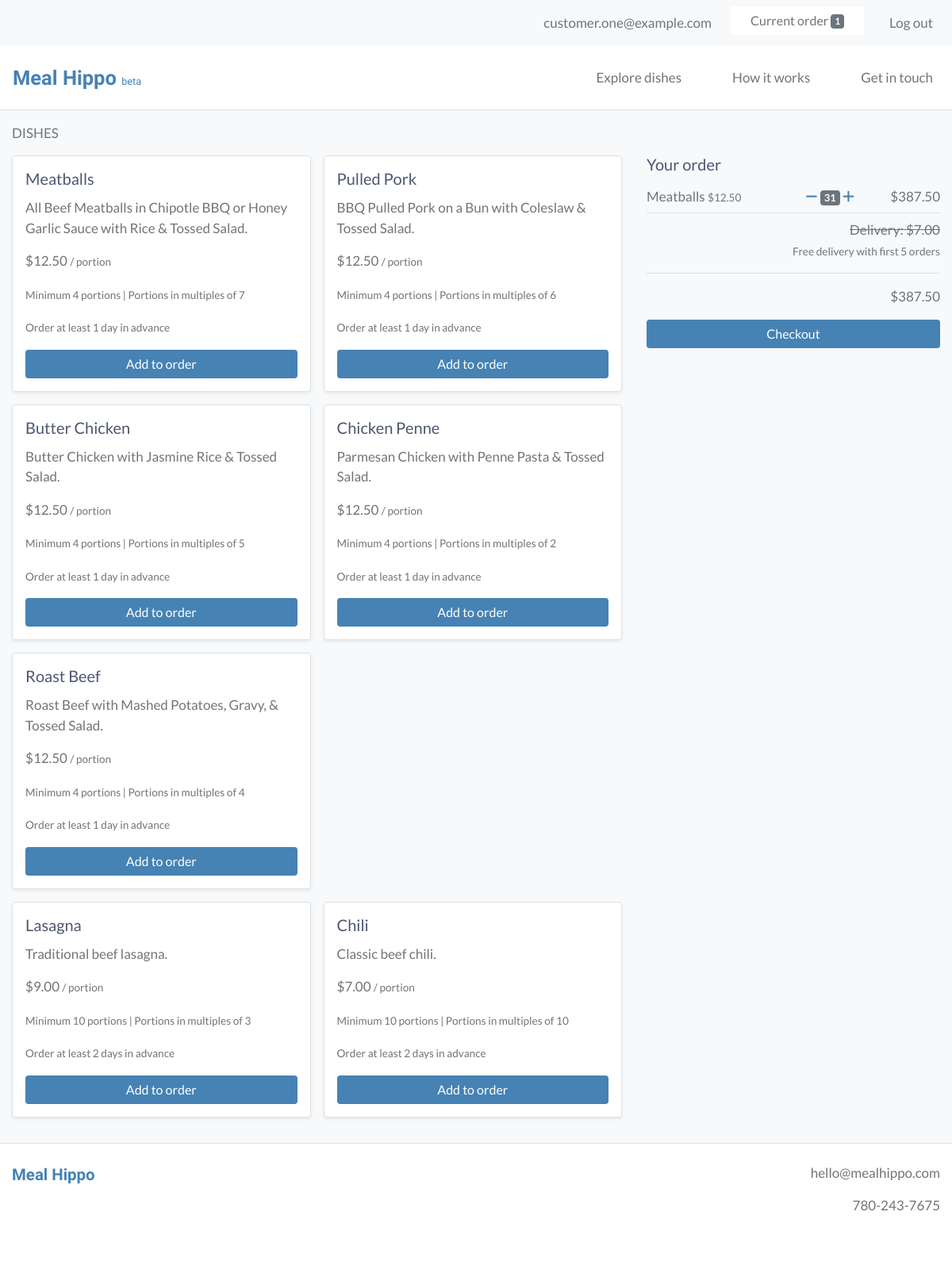
Page /order/items (signed in) on the earlier database version.
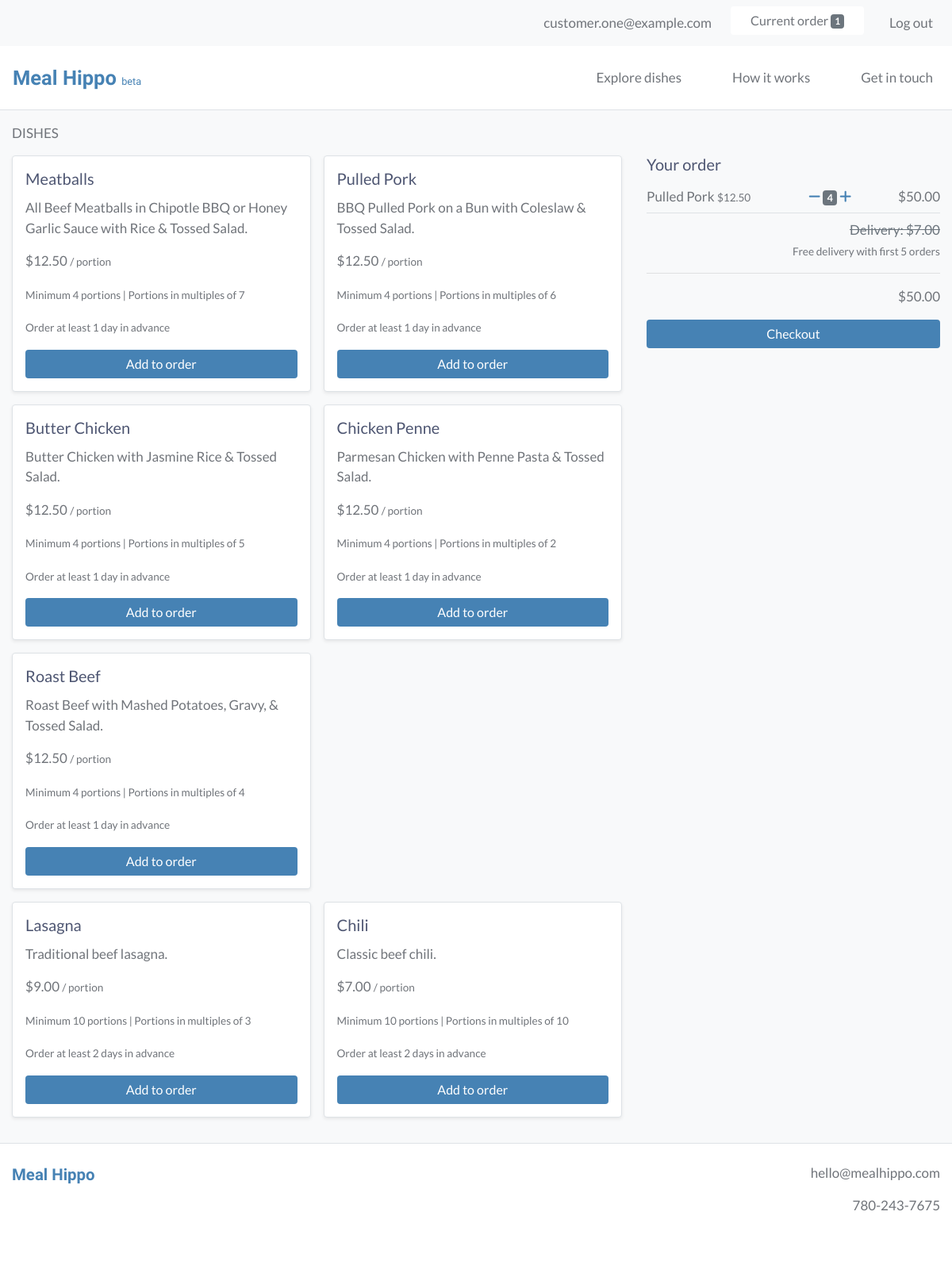
Same page on the later database version.
### users/models.py (models this page shows, shortened)
class CustomUser(AbstractBaseUser):
    email = models.EmailField(unique=True)
    is_active = models.BooleanField(default=True)
    is_admin = models.BooleanField(default=False)
    objects = CustomUserManager()
    USERNAME_FIELD = 'email'
    REQUIRED_FIELDS = []

### webplatform/models.py (models this page shows, shortened)
class Order(models.Model):
    user = models.ForeignKey(settings.AUTH_USER_MODEL, on_delete=models.CASCADE)
    items = models.ManyToManyField(OrderItem)
    delivery_date = models.DateField(null=True)
    delivery_time = models.TimeField(null=True)
    is_completed = models.BooleanField(default=False)
    payment = models.ForeignKey(Payment, on_delete=models.SET_NULL, blank=True, null=True)
    created_at = models.DateTimeField(auto_now_add=True)
    modified_at = models.DateTimeField(auto_now=True)
    def get_total_order_price(self):
        total_order_price = 0
        for item in self.items.all():
            total_order_price += item.get_total_item_price()
        return total_order_price

class Item(models.Model):
    supplier = models.ForeignKey(Supplier, on_delete=models.CASCADE)
    name = models.CharField(max_length=100)
    description = models.TextField()
    price = models.FloatField()
    minimum_portions = models.IntegerField(blank=True, null=True)
    portion_increment = models.IntegerField(blank=True, null=True)
    minimum_lead_time = models.IntegerField(blank=True, null=True)
    is_active = models.BooleanField()
    created_at = models.DateTimeField(auto_now_add=True)
    modified_at = models.DateTimeField(auto_now=True)
    def get_add_to_order_url(self):
        return reverse("webplatform:add_to_order", kwargs={'pk': self.pk})
    def get_remove_from_order_url(self):
        return reverse("webplatform:remove_from_order", kwargs={'pk': self.pk})

class OrderItem(models.Model):
    user = models.ForeignKey(settings.AUTH_USER_MODEL, on_delete=models.CASCADE)
    item = models.ForeignKey(Item, on_delete=models.CASCADE)
    quantity = models.IntegerField(default=1)
    is_completed = models.BooleanField(default=False)
    def get_total_item_price(self):
        return self.quantity * self.item.price

### webplatform/views.py (the view)
# urls.py: path('order/items', views.OrderItemsView.as_view(), name='order_items_view'),
class OrderItemsView(ListView):
    model = models.Supplier
    template_name = 'webplatform/order_items_view.html'
    context_object_name = 'active_suppliers'
    def get_queryset(self):
        return models.Supplier.objects.filter(is_active=True)
    def get_context_data(self, **kwargs):
        context = super().get_context_data(**kwargs)
        if self.request.user.is_authenticated:
            order_qs = models.Order.objects.filter(user=self.request.user, is_completed=False)
            if order_qs.exists():
                order = order_qs[0]
                context['order'] = order
                order_items = order.items.all()
                context['order_items'] = order_items
        return context

### webplatform/templatetags/cart_templatetags.py (called while the page is built)
@register.filter
def cart_item_count(user):
    if user.is_authenticated:
        queryset = models.Order.objects.filter(user=user, is_completed=False)
        if queryset.exists():
            return queryset[0].items.count()
    return 0

### webplatform/templates/webplatform/order_items_view.html (shortened to what this page needs)
{% extends 'base.html' %}
{% load static %}
{% load humanize %}
{% block content %}
<div class="container-fluid bg-light py-3">
  <div class="row">
    {% if order_items %}
      <div class="col-8 pr-0">
    {% else %}
      <div class="col pr-0">
    {% endif %}
      <div class="container-fluid p-0">
        <p >DISHES</p>
        {% for active_supplier in active_suppliers %}
          <div class="row m-0 p-0">
              {% for item in active_supplier.item_set.all %}
                <div class="col-lg-6 col-12 mb-3 m-0 p-0">
                  <div class="card mr-3 p-3 border rounded shadow-sm">
                    <h5 class="card-title">{{ item.name }}</h5>
                    <p class="card-text">{{ item.description }}</p>
                    <p class="card-text">${{ item.price|floatformat:2|intcomma }} <small>/ portion</small></p>
                    <p class="card-text"><small>
                      Minimum {{ item.minimum_portions }} {% if item.minimum_portions > 1 %}portions{% else %}portion{% endif %}
                      {% if item.portion_increment > 1 %} | Portions in multiples of {{ item.portion_increment }}{% endif %}
                    </small></p>
                    <p class="card-text"><small>Order at least {{ item.minimum_lead_time }} {% if item.minimum_lead_time > 1 %}days{% else %}day{% endif %} in advance</small></p>
                    {% if user.is_authenticated %}
                      <a href="{{ item.get_add_to_order_url }}" class="btn btn-primary btn-block">Add to order</a>
                    {% else %}
                      <a href="{% url 'login' %}?next={% url 'webplatform:order_items_view' %}" class="btn btn-primary btn-block">Add to order</a>
                    {% endif %}
                  </div>
                </div>
              {% endfor %}
          </div>
        {% endfor %}
      </div>
    </div>
    {% if order_items %}
      <div class="col-4 mt-4 pt-3">
        <div class="sticky-top">
          <h5>
            Your order
          </h5>
          <div class="container">
            {% for order_item in order_items %}
              <div class="row py-2">
                <div class="col-xl-6 text-xl-left px-0">
                  {{ order_item.item.name }} <small class="mr-3">${{ order_item.item.price|floatformat:2|intcomma }}</small>
                </div>
                <div class="col-xl-3 text-xl-center px-0">
                  <a href="{{ order_item.item.get_remove_from_order_url }}"><i class="fas fa-minus"></i></a>
                  <span class="badge badge-secondary">{{ order_item.quantity }}</span>
                  <a href="{{ order_item.item.get_add_to_order_url }}"><i class="fas fa-plus"></i></a>
                </div>
                <div class="col-xl-3 text-xl-right px-0">
                  ${{ order_item.get_total_item_price|floatformat:2|intcomma }}
                </div>
              </div>
            {% endfor %}
          </div>
          <div class="container">
            <div class="row border-top py-2 mb-2">
              <div class="col text-xl-right px-0">
                <s class="text-secondary">Delivery: $7.00</s>
                <p><small>Free delivery with first 5 orders</small></p>
                <hr>
                ${{ order.get_total_order_price|floatformat:2|intcomma }}
              </div>
            </div>
          </div>
          <a href="{% url 'webplatform:order_timing_view' %}" class="btn btn-primary btn-block">Checkout</a>
        </div>
      </div>
    {% endif %}
  </div>
</div>
{% endblock %}

### templates/base.html (shortened to what this page needs)
{% load static %}
{% load cart_templatetags %}
<!DOCTYPE html>
<html lang="en" dir="ltr">
  <head>
    <link rel="stylesheet" href="https://stackpath.bootstrapcdn.com/bootstrap/4.4.1/css/bootstrap.min.css">
    <link rel="stylesheet" type="text/css" href="{% static 'style.css' %}">
  </head>
  <body>
    {% if user.is_authenticated %}
      <nav class="navbar navbar-expand-md navbar-light bg-light">
          <ul class="navbar-nav ml-md-auto mx-md-0 mx-auto text-md-left text-center">
            <li class="nav-item ml-4">
              <span class="navbar-text">
                {{ request.user.email }}
              </span>
            </li>
            <li class="nav-item ml-4">
              <a href="{% url 'webplatform:order_items_view' %}">
                <button type="button" class="btn btn-light bg-white">
                  Current order <span class="badge badge-secondary">{{ request.user|cart_item_count }}</span>
                </button>
              </a>
            </li>
            <li class="nav-item ml-4">
              <a class="nav-link" href="{% url 'logout' %}">Log out</a>
            </li>
          </ul>
      </nav>
    {% endif %}
    <nav class="navbar navbar-expand-md navbar-light py-3 border-bottom">
      <a class="navbar-brand" href="{% url 'webplatform:home_view' %}">Meal&nbsp;Hippo <small style="font-size: 0.5em;">beta</small></a>
      <div class="collapse navbar-collapse" id="navbarText">
        <ul class="navbar-nav ml-auto">
          <li class="nav-item ml-5">
            <a class="nav-link" href="{% url 'webplatform:order_items_view' %}">Explore dishes</a>
          </li>
          <li class="nav-item ml-5">
            <a class="nav-link" href="{% url 'webplatform:support_view' %}">How it works</a>
          </li>
          <li class="nav-item ml-5">
            <a class="nav-link" href="{% url 'webplatform:contact_view' %}">Get in touch</a>
          </li>
        </ul>
      </div>
    </nav>
    {% block content %}
    {% endblock %}
    <footer>
      <div class="container-fluid text-center py-4 mb-5 border-top">
        <div class="row">
          <div class="col-sm text-sm-left mb-4">
            <span class="logo">
              <a href="{% url 'webplatform:home_view' %}">Meal&nbsp;Hippo</a>
            </span>
          </div>
          <div class="col-sm text-sm-right">
            <p>hello@mealhippo.com</p>
            <p>780-243-7675</p>
          </div>
        </div>
      </div>
    </footer>
  </body>
</html>

### static/style.css (style rules this page uses)
:root { --heading: #3B4362; --sub_heading: #4E5672; --text: #70747A; --logo: steelblue; --button_dark: steelblue; --button_light: #619BC3; --link_dark: steelblue; --link_light: #619BC3; }
body { color: var(--text); font-family: 'Lato', sans-serif; font-size: 17px; }
a, .btn-link { color: var(--link_dark); }
h4, h5, h6 { color: var(--sub_heading); }
.navbar-light .navbar-brand, .logo a { color: var(--logo); font-size: 1.5em; font-family: 'Varela Round', "Arial Rounded MT Bold", "Helvetica Rounded", sans-serif; font-weight: bold; }
.navbar-light .navbar-text { color: var(--text); }
.logo a { font-size: 1.2em; }
.navbar-nav .nav-item a.nav-link { color: var(--text); }
.btn-primary { background: var(--button_dark); border: none; padding-left: 25px; padding-right: 25px; }
.btn-light { color: var(--text); border: none; padding-left: 25px; padding-right: 25px; }

Differences in the rows shown:
removed OrderItem: item.name "Meatballs", item.price "12.50", quantity "31", get_total_item_price "387.50"
added OrderItem: item.name "Pulled Pork", item.price "12.50", quantity "4", get_total_item_price "50.00"
computed for Order: get_total_order_price "387.50" → "50.00"
